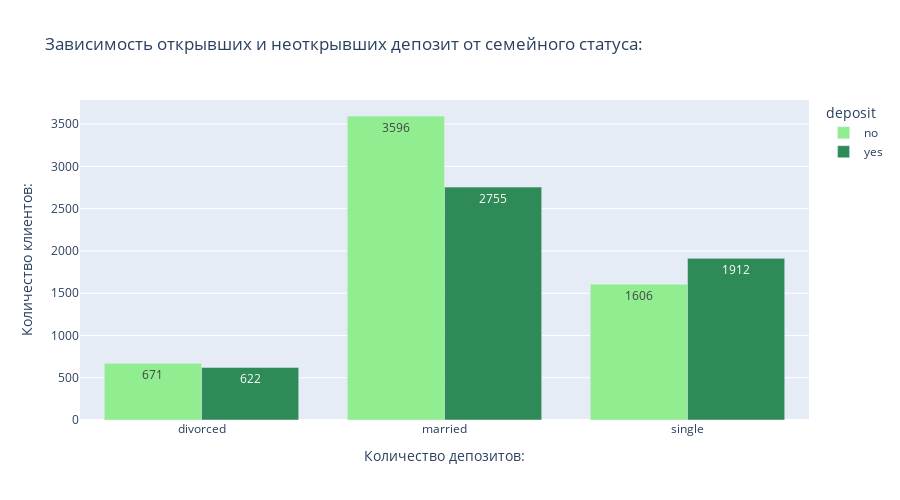

The cell this chart's notebook holds for it:
### Code cell
# Создаем сводную таблицу:

df_deposit = data.pivot_table(index = 'marital',
    columns = 'deposit',
    values = 'job',
    aggfunc = 'count'
    )

# Построим многоуровневую столбчатую диаграмму:
fig = px.bar(df_deposit,
    barmode = 'group',
    # Заголовок графика:
    title = '''Зависимость открывших и неоткрывших депозит от семейного статуса:''',
    # Цвет графика:
    color_discrete_sequence = ['lightgreen', 'seagreen'],
    # Высота графика:
    height = 500,
    # Выведем количество наблюдений в каждом столбце:
    text_auto = True
    )
# Присваиваем заголовки осей координат:
fig.update_xaxes(title_text = 'Количество депозитов:')
fig.update_yaxes(title_text = 'Количество клиентов:')
# Выводим результат на экран:
fig.show()

### Figure 1 — Plotly figure (JSON) as saved in the notebook; plotly's stock layout.template omitted (floating-point values rounded to 4 significant figures)
{"data": [{"alignmentgroup": "True", "hovertemplate": "deposit=no<br>marital=%{x}<br>value=%{y}<extra></extra>", "legendgroup": "no", "marker": {"color": "lightgreen", "pattern": {"shape": ""}}, "name": "no", "offsetgroup": "no", "orientation": "v", "showlegend": true, "textposition": "auto", "texttemplate": "%{y}", "type": "bar", "x": ["divorced", "married", "single"], "xaxis": "x", "y": [671, 3596, 1606], "yaxis": "y"}, {"alignmentgroup": "True", "hovertemplate": "deposit=yes<br>marital=%{x}<br>value=%{y}<extra></extra>", "legendgroup": "yes", "marker": {"color": "seagreen", "pattern": {"shape": ""}}, "name": "yes", "offsetgroup": "yes", "orientation": "v", "showlegend": true, "textposition": "auto", "texttemplate": "%{y}", "type": "bar", "x": ["divorced", "married", "single"], "xaxis": "x", "y": [622, 2755, 1912], "yaxis": "y"}], "layout": {"barmode": "group", "height": 500, "legend": {"title": {"text": "deposit"}, "tracegroupgap": 0}, "title": {"text": "Зависимость открывших и неоткрывших депозит от семейного статуса:"}, "xaxis": {"anchor": "y", "domain": [0, 1], "title": {"text": "Количество депозитов:"}}, "yaxis": {"anchor": "x", "domain": [0, 1], "title": {"text": "Количество клиентов:"}}}}
